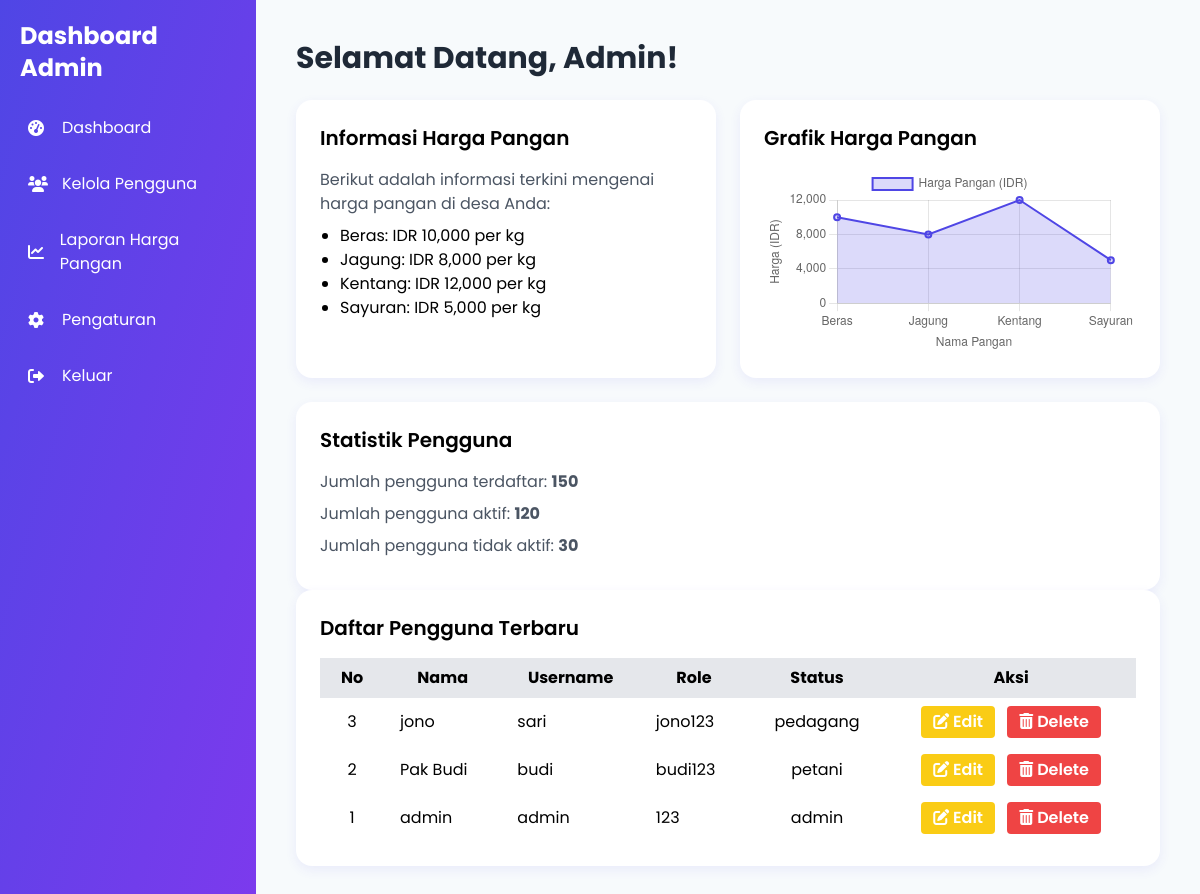
/admin/dashboard.php (signed in), run on an earlier commit of the app's database.
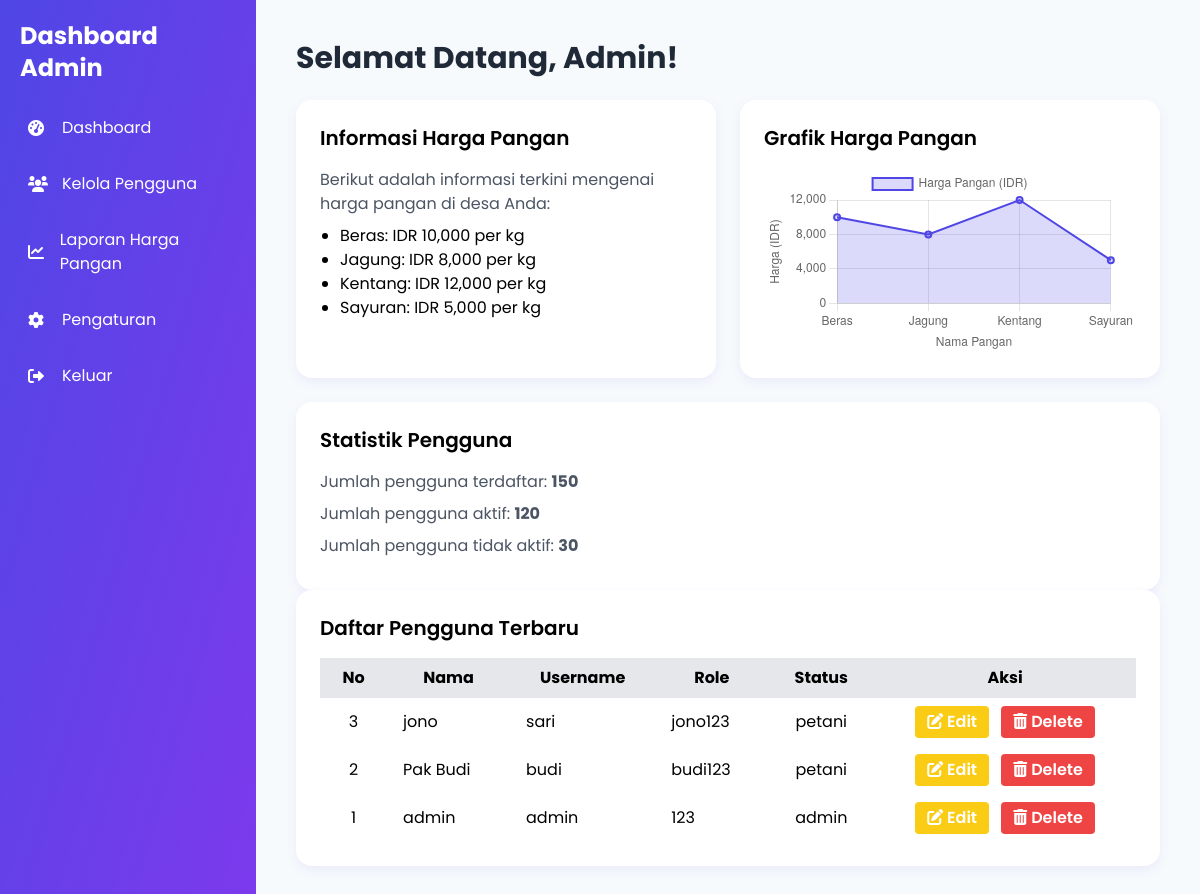
And on a later commit of the database.
### tables this page shows
CREATE TABLE `users` (
  `id` int NOT NULL,
  `nama` varchar(100) DEFAULT NULL,
  `username` varchar(50) DEFAULT NULL,
  `password` varchar(255) DEFAULT NULL,
  `role` enum('admin','petani','pedagang') DEFAULT 'petani'
);

### admin/dashboard.php (the view, shortened to what this page needs)
<!DOCTYPE html>
<html lang="id">
<head>
    <script src="https://cdn.tailwindcss.com"></script>
    <link rel="stylesheet" href="https://cdnjs.cloudflare.com/ajax/libs/font-awesome/6.0.0-beta3/css/all.min.css">
</head>
<body class="min-h-screen flex">
    <div class="sidebar w-64 h-screen p-5">
        <h2 class="text-2xl font-bold text-white mb-6">Dashboard Admin</h2>
        <nav>
            <ul>
                <li class="mb-4">
                    <a href="#" class="flex items-center p-2 rounded hover:bg-purple-600">
                        <i class="fas fa-tachometer-alt icon"></i>
                        Dashboard
                    </a>
                </li>
                <li class="mb-4">
                    <a href="pengguna.php" class="flex items-center p-2 rounded hover:bg-purple-600">
                        <i class="fas fa-users icon"></i>
                        Kelola Pengguna
                    </a>
                </li>
                <li class="mb-4">
                    <a href="#" class="flex items-center p-2 rounded hover:bg-purple-600">
                        <i class="fas fa-chart-line icon"></i>
                        Laporan Harga Pangan
                    </a>
                </li>
                <li class="mb-4">
                    <a href="#" class="flex items-center p-2 rounded hover:bg-purple-600">
                        <i class="fas fa-cog icon"></i>
                        Pengaturan
                    </a>
                </li>
                <li>
                    <a href="../logout.php" class="flex items-center p-2 rounded hover:bg-purple-600">
                        <i class="fas fa-sign-out-alt icon"></i>
                        Keluar
                    </a>
                </li>
            </ul>
        </nav>
    </div>
    <div class="flex-1 p-10">
        <h1 class="text-3xl font-bold text-gray-800 mb-6">Selamat Datang, Admin!</h1>
        <div class="grid grid-cols-1 md:grid-cols-2 gap-6 mb-6">
            <div class="card p-6">
                <h2 class="text-xl font-semibold mb-4">Informasi Harga Pangan</h2>
                <p class="text-gray-600 mb-2">Berikut adalah informasi terkini mengenai harga pangan di desa Anda:</p>
                <ul class="list-disc pl-5">
                    <li>Beras: IDR 10,000 per kg</li>
                    <li>Jagung: IDR 8,000 per kg</li>
                    <li>Kentang: IDR 12,000 per kg</li>
                    <li>Sayuran: IDR 5,000 per kg</li>
                </ul>
            </div>
            <div class="card p-6">
                <h2 class="text-xl font-semibold mb-4">Grafik Harga Pangan</h2>
                <canvas id="priceChart"></canvas>
            </div>
        </div>
        <div class="card p-6">
            <h2 class="text-xl font-semibold mb-4">Statistik Pengguna</h2>
            <p class="text-gray-600 mb-2">Jumlah pengguna terdaftar: <strong>150</strong></p>
            <p class="text-gray-600 mb-2">Jumlah pengguna aktif: <strong>120</strong></p>
            <p class="text-gray-600 mb-2">Jumlah pengguna tidak aktif: <strong>30</strong></p>
        </div>
        <div class="card p-6">
            <h2 class="text-xl font-semibold mb-4">Daftar Pengguna Terbaru</h2>
            <table class="min-w-full table-auto">
                <thead>
                    <tr class="bg-gray-200">
                        <th class="px-4 py-2">No</th>
                        <th class="px-4 py-2">Nama</th>
                        <th class="px-4 py-2">Username</th>
                        <th class="px-4 py-2">Role</th>
                        <th class="px-4 py-2">Status</th>
                        <th class="px-4 py-2">Aksi</th>
                    </tr>
                </thead>
                <tbody>
                     <?php
                        require_once __DIR__. "/../koneksi/conn.php";
                        $sql_query = "SELECT * FROM users ORDER BY id DESC LIMIT 3";
                        if ($result = $conn ->query($sql_query)) {
                            while ($row = $result -> fetch_assoc()) {
                                $id = $row['id'];
                                $name = $row['nama'];
                                $username = $row['username'];
                                $password = $row['password'];
                                $role = $row['role'];
                    ?>
                    <tr class="trow">
                        <td class="px-4 py-2 text-center"><?php echo $id; ?></td>
                        <td class="px-4 py-2"><?php echo $name; ?></td>
                        <td class="px-4 py-2"><?php echo $username; ?></td>
                        <td class="px-4 py-2"><?php echo $password; ?></td>
                        <td class="px-4 py-2 text-center"><?php echo $role; ?></td>
                        <td class="px-4 py-2 text-center">
                            <a href="update.php?id=<?php echo $id; ?>" class="inline-block bg-yellow-400 hover:bg-yellow-500 text-white font-semibold py-1 px-3 rounded mr-2 transition duration-200" title="Edit">
                                <i class="fas fa-edit"></i> Edit
                            </a>
                            <a href="delete.php?id=<?php echo $id; ?>" class="inline-block bg-red-500 hover:bg-red-600 text-white font-semibold py-1 px-3 rounded transition duration-200" title="Delete" onclick="return confirm('Yakin ingin menghapus pengguna ini?');">
                                <i class="fas fa-trash-alt"></i> Delete
                            </a>
                        </td>
                    </tr>
                    <?php
                            }
                        }
                    ?>
                </tbody>
            </table>
        </div>
    </div>
    <script>
        const ctx = document.getElementById('priceChart').getContext('2d');
        const priceChart = new Chart(ctx, {
            type: 'line',
            data: {
                labels: ['Beras', 'Jagung', 'Kentang', 'Sayuran'], // Label untuk sumbu X
                datasets: [{
                    label: 'Harga Pangan (IDR)',
                    data: [10000, 8000, 12000, 5000], // Data untuk sumbu Y
                    borderColor: 'rgba(79, 70, 229, 1)',
                    backgroundColor: 'rgba(79, 70, 229, 0.2)',
                    borderWidth: 2,
                    fill: true,
                }]
            },
            options: {
                responsive: true,
                scales: {
                    y: {
                        beginAtZero: true,
                        title: {
                            display: true,
                            text: 'Harga (IDR)'
                        }
                    },
                    x: {
                        title: {
                            display: true,
                            text: 'Nama Pangan'
                        }
                    }
                }
            }
        });
    </script>
</body>
</html>

### admin/dashboard.php (style rules this page uses)
body { font-family: 'Poppins', sans-serif; background-color: #f7fafc; }
.sidebar { background: linear-gradient(to bottom right, #4f46e5, #7c3aed); }
.sidebar a { color: white; transition: background 0.3s; }
.sidebar .icon { width: 24px; margin-right: 10px; }
.sidebar h2 { font-size: 1.5rem; }
.card { background: #fff; border-radius: 1rem; box-shadow: 0 4px 12px rgba(79, 70, 229, 0.08); transition: box-shadow 0.3s; }

What changed in the data, as far as the page shows it:
changed users "jono": role "pedagang" → "petani"
